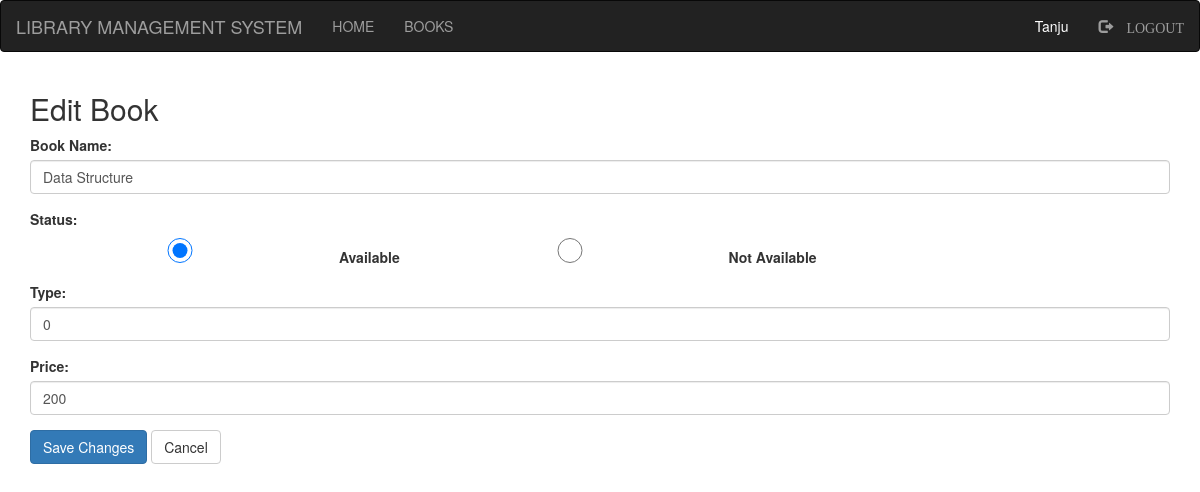
The app's page /edit_book.php?id=3 (signed in) with its own data.
### tables this page shows
CREATE TABLE IF NOT EXISTS `books` (
  `bid` int(100) NOT NULL,
  `b_name` varchar(100) NOT NULL,
  `status` varchar(100) NOT NULL,
  `type` int(100) NOT NULL,
  `price` int(100) NOT NULL
);

### edit_book.php (the view, shortened to what this page needs)
<?php
include "connection.php";
include "navbar.php";
if (isset($_GET['id'])) {
    $book_id = intval($_GET['id']);
    $query = $db->prepare("SELECT * FROM books WHERE bid = ?");
    $query->bind_param("i", $book_id);
    $query->execute();
    $result = $query->get_result();
    if ($result->num_rows > 0) {
        $book = $result->fetch_assoc();
    } else {
        echo "<p>Book not found!</p>";
        exit();
    }
} else {
    echo "<p>No book ID provided!</p>";
    exit();
}
?>
<!DOCTYPE html>
<html lang="en">
<head>
    <link rel="stylesheet" href="https://maxcdn.bootstrapcdn.com/bootstrap/3.4.1/css/bootstrap.min.css">
</head>
<body>
<div class="container">
    <h2>Edit Book</h2>
    <form method="post" action="">
        <div class="form-group">
            <label for="b_name">Book Name:</label>
            <input type="text" class="form-control" id="b_name" name="b_name" value="<?php echo htmlspecialchars($book['b_name']); ?>" required>
        </div>
        <div class="form-group">
            <label for="status">Status:</label>
            <div class="radio-group">
                <label>
                    <input type="radio" name="status" value="Available" <?php if ($book['status'] === 'Available') echo 'checked'; ?>> Available
                </label>
                <label>
                    <input type="radio" name="status" value="Not Available" <?php if ($book['status'] === 'Not Available') echo 'checked'; ?>> Not Available
                </label>
            </div>
        </div>
        <div class="form-group">
            <label for="type">Type:</label>
            <input type="text" class="form-control" id="type" name="type" value="<?php echo htmlspecialchars($book['type']); ?>" required>
        </div>
        <div class="form-group">
            <label for="price">Price:</label>
            <input type="number" step="0.01" class="form-control" id="price" name="price" value="<?php echo htmlspecialchars($book['price']); ?>" required>
        </div>
        <button type="submit" class="btn btn-primary">Save Changes</button>
        <a href="manage_books.php" class="btn btn-default">Cancel</a>
    </form>
</div>
</body>
</html>

### style.css (style rules this page uses)
html,body { margin: 0; padding: 0; overflow: hidden; height: 100%; }
input { height: 25px; width: 300px; }

### edit_book.php (style rules this page uses)
.radio-group { display: flex; gap: 20px; align-items: center; }
.radio-group label { margin: 0; }
.radio-group input { margin-right: 5px; }

### records on screen
books: b_name "Data Structure", status "☑ Available", status "☐ Not Available", type "0", price "200"

### other values on screen
$_SESSION['login_admin'] "Tanju"
